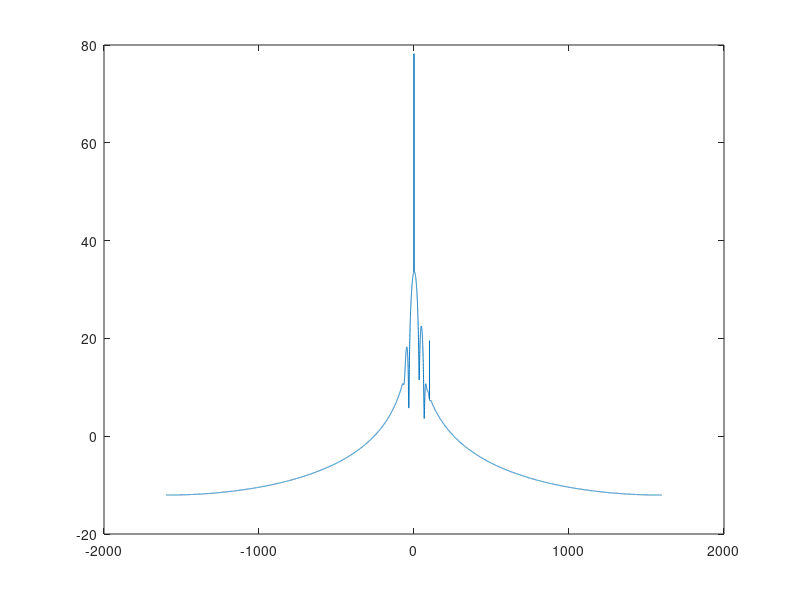

Write the MATLAB code that produced this figure.
clc;
clear all;
close all;

%Simu param
nb_size=2^14;

%Parameters
Fsamp=50*64;
Fsig=50;
Amp=1;

%Init time sequence
t=(1/Fsamp:1/Fsamp:nb_size/Fsamp);

%Generate input signal
Va = Amp * sin(2*pi*Fsig*t);
Vb = Amp * sin(2*pi*Fsig*t-2*pi/3);
Vc = Amp * sin(2*pi*Fsig*t+2*pi/3);

%Generate a coarse complex translate signals
Fcarrier = Fsig;
Va_carrier = Amp * [ cos(2*pi*Fcarrier*t) + j*sin(2*pi*Fcarrier*t) ];

%Perform the translation
Va_translated = Va.*(-1*Va_carrier);

%Filter
taps = csvread('taps.txt');
Va_translated_filtered = conv(Va_translated,taps);
Va_translated_filtered = Va_translated_filtered(end-nb_size+1:end);

%Generate a local phase
f_teta=Fsig*1.001;
theta = 2*pi*f_teta/Fsamp:2*pi*f_teta/Fsamp:2*pi*f_teta/Fsamp*nb_size;
theta = mod(theta,2*pi);
local_phase=cos(theta)+j*sin(theta);

%Correct
error_phase=Va.*(-1*local_phase);

%Filter it
taps = csvread('taps.txt');
error_phase_filtered = conv(error_phase,taps);
error_phase_filtered = error_phase_filtered(end-nb_size+1:end);
error_phase_filtered_angle = angle(error_phase_filtered);

##FFT
fft_in=Va_translated_filtered;
x_axis = (-Fsamp/2:Fsamp/nb_size:Fsamp/2-Fsamp/nb_size);
local_phase_fft = 20 * log10(fftshift(abs(fft(fft_in))));
plot(x_axis,local_phase_fft)

